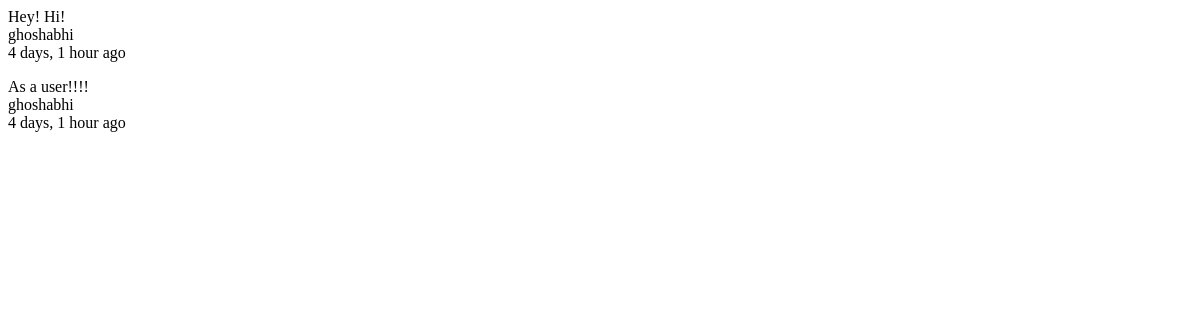
Page /tweet/ on the earlier database version.
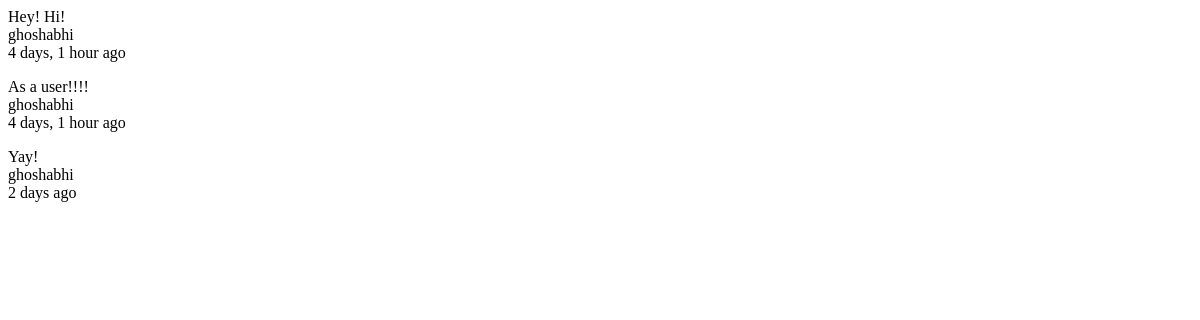
Same page on the later database version.
### tweets/models.py (models this page shows, shortened)
class Tweet(models.Model):
    user = models.ForeignKey(settings.AUTH_USER_MODEL)
    content = models.CharField(max_length=140, validators=[validate_content])
    updated = models.DateTimeField(auto_now=True)
    timestamp = models.DateTimeField(auto_now_add=True)

### tweets/views.py (the view)
class TweetListView(ListView):
    queryset = Tweet.objects.all()
    def get_context_data(self, *args, **kwargs):
        context = super(TweetListView, self).get_context_data(*args, **kwargs)
        return context

### tweets/templates/tweets/tweet_list.html
{% for obj in object_list %}
  <p>{{ obj.content }}<br>
  {{ obj.user }}<br>
  {{ obj.timestamp | timesince }} ago<br></p>
{% endfor %}

Differences in the rows shown:
added Tweet: content "Yay!", user "ghoshabhi", timestamp "2 days"
